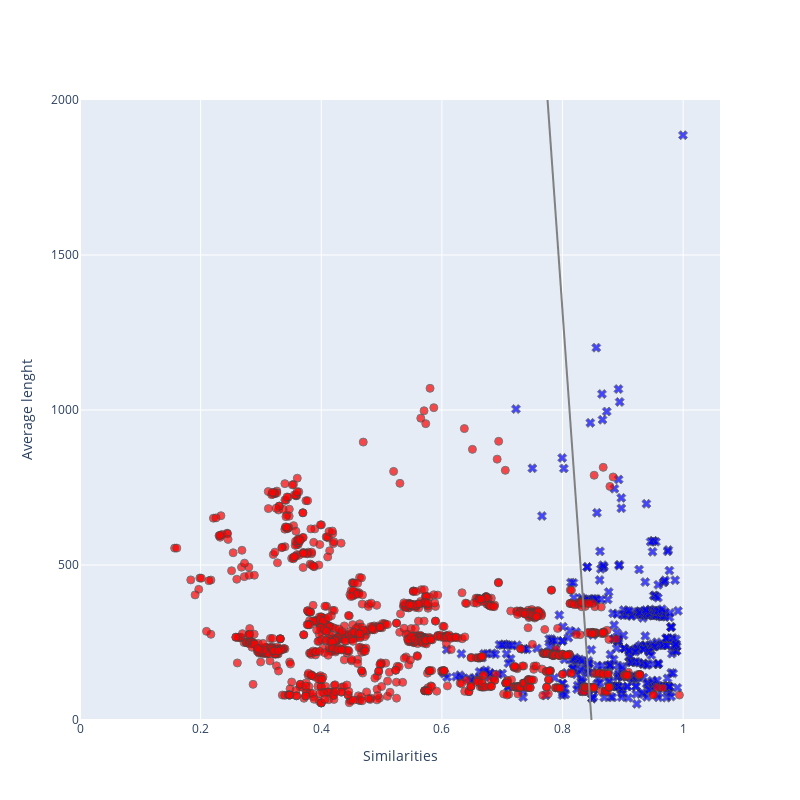
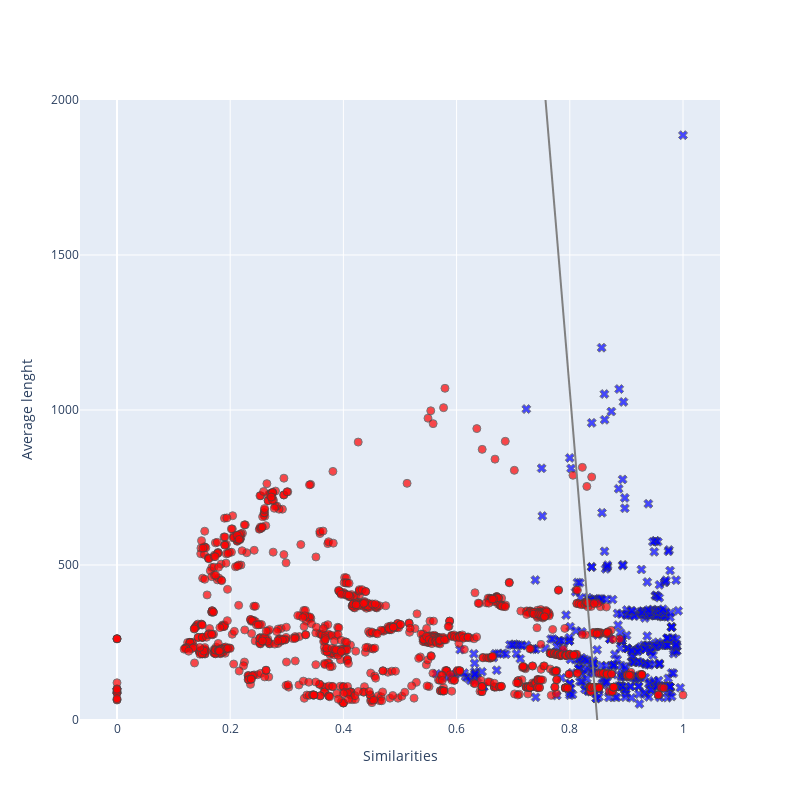

These figures' notebook cell, in order:
### Code cell
from similarities.levenshtein_similarity import LevenshteinSimilarity
from visualization.lr_visualizer import visualize_data_and_lr_decision_boundary
visualize_data_and_lr_decision_boundary('filtered.csv', LevenshteinSimilarity())
visualize_data_and_lr_decision_boundary('filtered.csv', LevenshteinSimilarity(vectorized=True))

### Figure 1 — Plotly figure (JSON) as saved in the notebook; plotly's stock layout.template omitted (floating-point values rounded to 4 significant figures; data arrays with more than 128 entries replaced by an {"elided": "..."} marker saying what was removed)
{"data": [{"marker": {"color": "blue", "line": {"width": 1}, "opacity": 0.7, "size": 8, "symbol": "x"}, "mode": "markers", "name": "positive", "showlegend": false, "type": "scatter", "x": {"elided": "440 float values"}, "y": {"elided": "440 float values"}}, {"marker": {"color": "red", "line": {"width": 1}, "opacity": 0.7, "size": 8, "symbol": "circle"}, "mode": "markers", "name": "negative", "showlegend": false, "type": "scatter", "x": {"elided": "1178 float values"}, "y": {"elided": "1178 float values"}}, {"line": {"color": "gray"}, "mode": "lines", "name": "decision boundary", "showlegend": false, "type": "scatter", "x": [0, 0.02041, 0.04082, 0.06122, 0.08163, 0.102, 0.1224, 0.1429, 0.1633, 0.1837, 0.2041, 0.2245, 0.2449, 0.2653, 0.2857, 0.3061, 0.3265, 0.3469, 0.3673, 0.3878, 0.4082, 0.4286, 0.449, 0.4694, 0.4898, 0.5102, 0.5306, 0.551, 0.5714, 0.5918, 0.6122, 0.6327, 0.6531, 0.6735, 0.6939, 0.7143, 0.7347, 0.7551, 0.7755, 0.7959, 0.8163, 0.8367, 0.8571, 0.8776, 0.898, 0.9184, 0.9388, 0.9592, 0.9796, 1], "y": [23290.0, 22730.0, 22170.0, 21610.0, 21050.0, 20490.0, 19920.0, 19360.0, 18800.0, 18240.0, 17680.0, 17120.0, 16560.0, 16000.0, 15440.0, 14880.0, 14320.0, 13760.0, 13200.0, 12640.0, 12080.0, 11520.0, 10960.0, 10400.0, 9837.0, 9276.0, 8716.0, 8155.0, 7595.0, 7035.0, 6474.0, 5914.0, 5353.0, 4793.0, 4232.0, 3672.0, 3111.0, 2551.0, 1991.0, 1430.0, 869.7, 309.3, -251.2, -811.6, -1372.0, -1933.0, -2493.0, -3053.0, -3614.0, -4174.0]}], "layout": {"height": 800, "width": 800, "xaxis": {"title": {"text": "Similarities"}}, "yaxis": {"range": [0, 2000], "title": {"text": "Average lenght"}}}}

### Figure 2 — Plotly figure (JSON) as saved in the notebook; plotly's stock layout.template omitted (floating-point values rounded to 4 significant figures; data arrays with more than 128 entries replaced by an {"elided": "..."} marker saying what was removed)
{"data": [{"marker": {"color": "blue", "line": {"width": 1}, "opacity": 0.7, "size": 8, "symbol": "x"}, "mode": "markers", "name": "positive", "showlegend": false, "type": "scatter", "x": {"elided": "440 float values"}, "y": {"elided": "440 float values"}}, {"marker": {"color": "red", "line": {"width": 1}, "opacity": 0.7, "size": 8, "symbol": "circle"}, "mode": "markers", "name": "negative", "showlegend": false, "type": "scatter", "x": {"elided": "1178 float values"}, "y": {"elided": "1178 float values"}}, {"line": {"color": "gray"}, "mode": "lines", "name": "decision boundary", "showlegend": false, "type": "scatter", "x": [0, 0.02041, 0.04082, 0.06122, 0.08163, 0.102, 0.1224, 0.1429, 0.1633, 0.1837, 0.2041, 0.2245, 0.2449, 0.2653, 0.2857, 0.3061, 0.3265, 0.3469, 0.3673, 0.3878, 0.4082, 0.4286, 0.449, 0.4694, 0.4898, 0.5102, 0.5306, 0.551, 0.5714, 0.5918, 0.6122, 0.6327, 0.6531, 0.6735, 0.6939, 0.7143, 0.7347, 0.7551, 0.7755, 0.7959, 0.8163, 0.8367, 0.8571, 0.8776, 0.898, 0.9184, 0.9388, 0.9592, 0.9796, 1], "y": [18560.0, 18120.0, 17670.0, 17220.0, 16780.0, 16330.0, 15890.0, 15440.0, 14990.0, 14550.0, 14100.0, 13650.0, 13210.0, 12760.0, 12310.0, 11870.0, 11420.0, 10970.0, 10530.0, 10080.0, 9634.0, 9188.0, 8741.0, 8295.0, 7848.0, 7402.0, 6955.0, 6509.0, 6062.0, 5616.0, 5169.0, 4723.0, 4276.0, 3830.0, 3383.0, 2937.0, 2490.0, 2044.0, 1597.0, 1151.0, 704.5, 258.0, -188.5, -635.0, -1082.0, -1528.0, -1974.0, -2421.0, -2867.0, -3314.0]}], "layout": {"height": 800, "width": 800, "xaxis": {"title": {"text": "Similarities"}}, "yaxis": {"range": [0, 2000], "title": {"text": "Average lenght"}}}}
